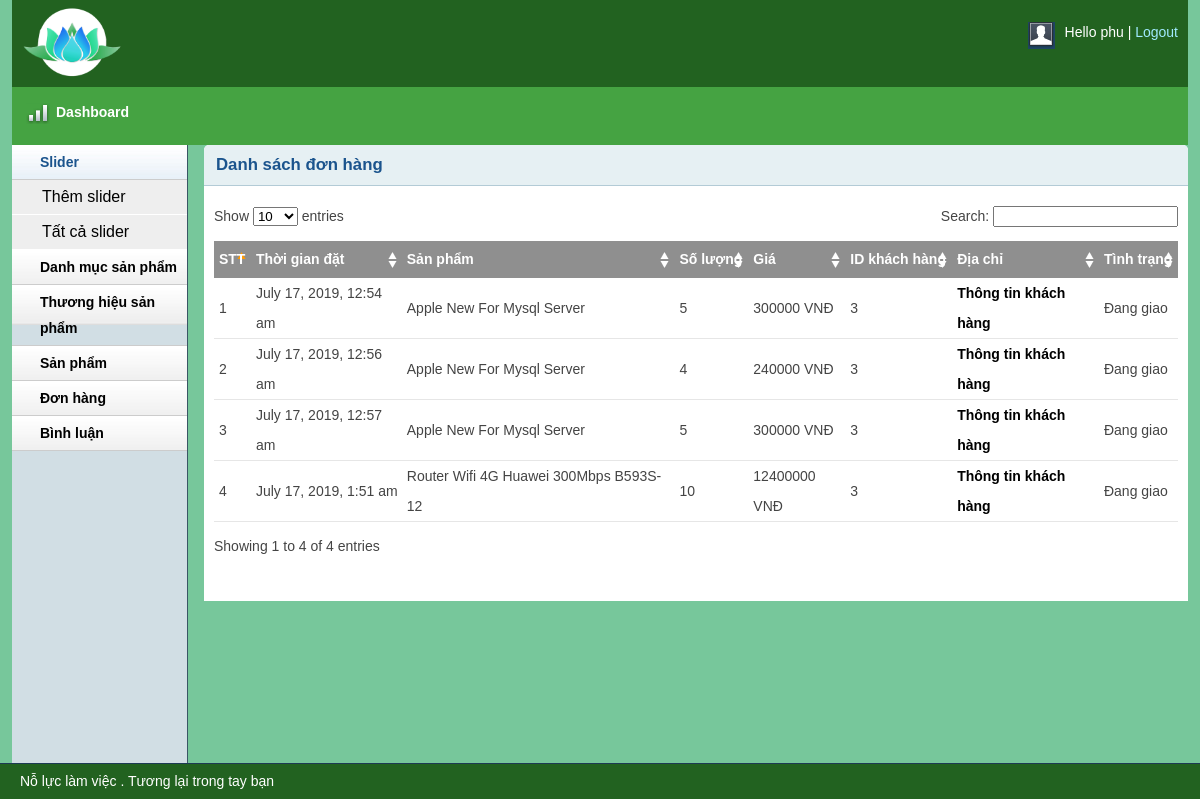
Page /admin/inbox.php (signed in) on the committed database.
### tables this page shows
CREATE TABLE `tbl_order` (
  `id` int(11) NOT NULL,
  `productId` int(11) NOT NULL,
  `productName` varchar(255) NOT NULL,
  `customer_id` int(11) NOT NULL,
  `quantity` int(11) NOT NULL,
  `price` varchar(255) NOT NULL,
  `image` varchar(255) NOT NULL,
  `status` int(11) NOT NULL DEFAULT '0',
  `date_order` datetime NOT NULL DEFAULT CURRENT_TIMESTAMP
);

### lib/session.php (called while the page is built, shortened)
<?php
class Session{
 public static function get($key){
    if (isset($_SESSION[$key])) {
     return $_SESSION[$key];
    } else {
     return false;
    }
 }
}
?>

### lib/database.php (called while the page is built, shortened)
<?php
Class Database{
   public $host   = DB_HOST;
   public $user   = DB_USER;
   public $pass   = DB_PASS;
   public $dbname = DB_NAME;
   public $link;
private function connectDB(){
   $this->link = new mysqli($this->host, $this->user, $this->pass,
    $this->dbname);
 }
public function select($query){
  $result = $this->link->query($query) or
   die($this->link->error.__LINE__);
  if($result->num_rows > 0){
    return $result;
  } else {
    return false;
  }
 }
}

### classes/cart.php (called while the page is built, shortened)
<?php
	$filepath = realpath(dirname(__FILE__));
	include_once ($filepath.'/../lib/database.php');
	include_once ($filepath.'/../helpers/format.php');
?>
<?php
	class cart
	{
		private $db;
		public function __construct()
		{
			$this->db = new Database();
		}
		public function get_inbox_cart(){
			$query = "SELECT * FROM tbl_order ORDER BY date_order";
			$get_inbox_cart = $this->db->select($query);
			return $get_inbox_cart;
		}
	}
?>

### helpers/format.php (called while the page is built, shortened)
<?php
class Format{
 public function formatDate($date){
    return date('F j, Y, g:i a', strtotime($date));
 }
}
?>

### admin/inbox.php (the view, shortened to what this page needs)
<?php include 'inc/header.php';?>
<?php include 'inc/sidebar.php';?>
<?php
$filepath = realpath(dirname(__FILE__));
include_once ($filepath.'/../classes/cart.php');
include_once ($filepath.'/../helpers/format.php');
?>
        <div class="grid_10">
            <div class="box round first grid">
                <h2>Danh sách đơn hàng</h2>
                <div class="block">
                    <table class="data display datatable" id="example">
					<thead>
						<tr>
							<th>STT</th>
							<th>Thời gian đặt</th>
							<th>Sản phẩm</th>
							<th>Số lượng</th>
							<th>Giá</th>
							<th>ID khách hàng</th>
							<th>Địa chỉ</th>
							<th>Tình trạng</th>
						</tr>
					</thead>
					<tbody>
						<?php
						$ct = new cart();
						$fm = new Format();
						$get_inbox_cart = $ct->get_inbox_cart();
						if($get_inbox_cart){
							$i = 0;
							while($result = $get_inbox_cart->fetch_assoc()){
								$i++;
						 ?>
						<tr class="odd gradeX">
							<td><?php echo $i; ?></td>
							<td><?php echo $fm->formatDate($result['date_order']) ?></td>
							<td><?php echo $result['productName'] ?></td>
							<td><?php echo $result['quantity'] ?></td>
							<td><?php echo $result['price'].' '.'VNĐ' ?></td>
							<td><?php echo $result['customer_id'] ?></td>
							<td><a href="customer.php?customerid=<?php echo $result['customer_id'] ?>">Thông tin khách hàng</a></td>
							<td>
							<?php
							if($result['status']==0){
							?>
								<a href="?shiftid=<?php echo $result['id'] ?>&price=<?php echo $result['price'] ?>&time=<?php echo $result['date_order'] ?>">Chưa giải quyết</a>
								<?php
							}elseif($result['status']==1){
								?>
								<?php
								echo 'Đang giao';
								?>
							<?php
							}elseif($result['status']==2){
							?>
							<a href="?delid=<?php echo $result['id'] ?>&price=<?php echo $result['price'] ?>&time=<?php echo $result['date_order'] ?>">Remove</a>
							<?php
								}
							?>
							</td>
						</tr>
						<?php
					}}
						?>
					</tbody>
				</table>
               </div>
            </div>
        </div>
<?php include 'inc/footer.php';?>

### admin/inc/header.php (shortened to what this page needs)
<?php
    include '../lib/session.php';
?>
<!DOCTYPE html>
<html>
<head>
    <link rel="stylesheet" type="text/css" href="css/reset.css" media="screen" />
    <link rel="stylesheet" type="text/css" href="css/text.css" media="screen" />
    <link rel="stylesheet" type="text/css" href="css/grid.css" media="screen" />
    <link rel="stylesheet" type="text/css" href="css/layout.css" media="screen" />
    <link rel="stylesheet" type="text/css" href="css/nav.css" media="screen" />
    <link href="css/table/demo_page.css" rel="stylesheet" type="text/css" />
</head>
<body>
    <div class="container_12">
        <div class="grid_12 header-repeat">
            <div id="branding">
                <div class="floatleft logo">
                    <img src="img/hoasen.png" alt="Logo" />
				</div>
                <div class="floatright">
                    <div class="floatleft">
                        <img src="img/img-profile.jpg" alt="Profile Pic" /></div>
                    <div class="floatleft marginleft10">
                        <ul class="inline-ul floatleft">
                            <li>Hello <?php echo Session::get('adminName') ?></li>
                            <li><a href="?action=logout">Logout</a></li>
                        </ul>
                    </div>
                </div>
            </div>
        </div>
        <div class="grid_12">
            <ul class="nav main">
                <li class="ic-dashboard"><a href="index.php"><span>Dashboard</span></a> </li>
            </ul>
        </div>

### admin/inc/sidebar.php (shortened to what this page needs)
<div class="grid_2">
    <div class="box sidemenu">
        <div class="block" id="section-menu">
            <ul class="section menu">
                <li><a class="menuitem">Slider</a>
                    <ul class="submenu">
                        <li><a href="slideradd.php">Thêm slider</a> </li>
                        <li><a href="sliderlist.php">Tất cả slider</a> </li>
                    </ul>
                </li>
                <li><a class="menuitem">Danh mục sản phẩm</a>
                </li>
                <li><a class="menuitem">Thương hiệu sản phẩm</a>
                </li>
                <li><a class="menuitem">Sản phẩm</a>
                </li>
                 <li><a class="menuitem">Đơn hàng</a>
                </li>
                 <li><a class="menuitem">Bình luận</a>
                </li>
            </ul>
        </div>
    </div>
</div>

### admin/inc/footer.php (shortened to what this page needs)
    </div>
    <div id="site_info">
        <p>
        Nỗ lực làm việc </a>. Tương lại trong tay bạn
        </p>
    </div>
</body>
</html>

### admin/css/text.css (style rules this page uses)
body { font: 13px/1.5 Tahoma, Helvetica, Arial, 'Liberation Sans', FreeSans, sans-serif; }
h2 { font-size: 23px; }
ul { list-style: square; }
li { margin-left: 30px; }
p, dl, hr, h1, h2, h3, h4, h5, h6, ol, ul, pre, table, address, fieldset { margin-bottom: 20px; }

### admin/css/grid.css (style rules this page uses)
.container_12, .container_16 { min-height: 620px; width: 100%; }
.grid_1, .grid_2, .grid_3, .grid_4, .grid_5, .grid_6, .grid_7, .grid_8, .grid_9, .grid_10, .grid_11, .grid_12, .grid_13, .grid_14, .grid_15, .grid_16 { display: inline; float: left; margin-left: 1%; margin-right: 1%; }
.container_12 .grid_12, .container_16 .grid_16 { width: 98%; }
.container_12 .grid_2 { width: 14.666%; }
.container_12 .grid_10 { width: 81.333%; }

### admin/css/layout.css (style rules this page uses)
body { background: #fff none repeat scroll 0 0; color: #444; font-size: 14px; padding: 0; }
.floatleft { float:left; }
.logo img { margin-top: -15px; width: 100px; }
.floatright { float:right; }
.inline-ul li { display:inline; color:#fff; }
.marginleft10 { margin-left:10px; }
a { color: #000; font-weight:bold; text-decoration: none; }
.container_12, .container_16 { background:#77c79b; }
h1, h2, h3, h4, h5, h6 { line-height:1.2em; margin-bottom:.3em; }
h2 { margin-top:1em; }
#branding { font-weight: normal; margin-bottom: 0; padding: 22px 10px 3px; text-align: left; }
.header-repeat { background: #226220; }
#branding a { color:#A1EAFF; font-weight:normal; }
#branding a:before { content:" | "; color:#fff; }
#branding ul, #branding ul li { margin:0px; padding:0px; }
#branding li { padding:0px 0px 0px 0px !important; }
.box { background:#fff; margin-bottom:20px; padding:10px 10px 10px 10px; margin-left:-8px; }
.box.grid { padding-bottom:40px; }
.box.round { -moz-border-radius: 5px 5px 0px 0px; -webkit-border-radius: 5px 5px 0px 0px; border-radius: 5px 5px 0px 0px; }
.box h2 { font-size:1.2em; font-weight:bold; color:#1B548D; background:#E6F0F3; margin:-10px -10px 0 -10px; padding:10px 12px; border-bottom:1px solid #B3CBD6; -moz-border-radius: 5px 5px 0px 0px; -webkit-border-radius: 5px 5px 0px 0px; border-radius: 5px 5px 0px 0px; }
.box.first { min-height: 406px; }
.block { padding-top:20px; }
.box.sidemenu { background-color:#D1DEE4; border-right:1px solid #3A5665; padding:0px; margin:0px; cursor:pointer; }
.box.sidemenu .block { padding-top:0px; margin-top:0px; }
p { margin-bottom:1em; }
ul, ol { padding-top:0; }
ul.menu { list-style:none; border-top:1px solid #bbb; }
ul.menu li { margin:0; }
ul.menu li a { display:block; padding:4px 10px; border-bottom:1px solid #ccc; }
ul.menu ul { list-style:none; margin:0; }
ul.menu ul li a { padding-left:30px; }
ul.section { border-top:0; margin-bottom:0; }
ul.section li a { background:url(../img/sidemenu-repeat.jpg) repeat-x; line-height:26px; padding-left:28px; }
ul.section li li a { background:#ddd; border-bottom:1px solid #eee; }
ul.section ul li { text-transform:none; }
ul.section ul.current li a { background: #eee none repeat scroll 0 0; border-bottom: 1px solid #fff; font-size: 16px; font-weight: normal; }
ul.section li a.current { color:#1B548D; background:url(../img/sidemenu-repeat-hover.jpg) repeat-x; }
#site_info { color:#fff; background:#226220; border-top:1px solid #1d3b53; padding-left:20px; }
#site_info p { line-height:35px; margin-bottom:0px; }
.block { padding-bottom:1px; }
table.display { margin: 0 auto; clear: both; width: 100%; }
.sorting_asc { background: #8f8f8f url(../img/table/sort_asc.png) no-repeat center right; padding:8px 5px; text-align:left; color:#fff; }
.sorting { background:#8f8f8f url(../img/table/sort_both.png) no-repeat center right; padding:8px 5px; text-align:left; color:#fff; }
tr.odd { height: 30px; line-height: 30px; border-bottom:1px solid #e6e6e6; }
tr.even { height: 30px; line-height: 30px; border-bottom:1px solid #e6e6e6; }
tr.odd td, tr.even td { padding-left:5px; }

### rows in the picture
tbl_order: date_order "July 17, 2019, 12:54 am", productName "Apple New For Mysql Server", quantity "5", price "300000", customer "3", status "Đang giao"
tbl_order: date_order "July 17, 2019, 12:56 am", productName "Apple New For Mysql Server", quantity "4", price "240000", customer "3", status "Đang giao"
tbl_order: date_order "July 17, 2019, 12:57 am", productName "Apple New For Mysql Server", quantity "5", price "300000", customer "3", status "Đang giao"
tbl_order: date_order "July 17, 2019, 1:51 am", productName "Router Wifi 4G Huawei 300Mbps B593S-12", quantity "10", price "12400000", customer "3", status "Đang giao"

### other values in the picture
Session::get('adminName') "phu"
